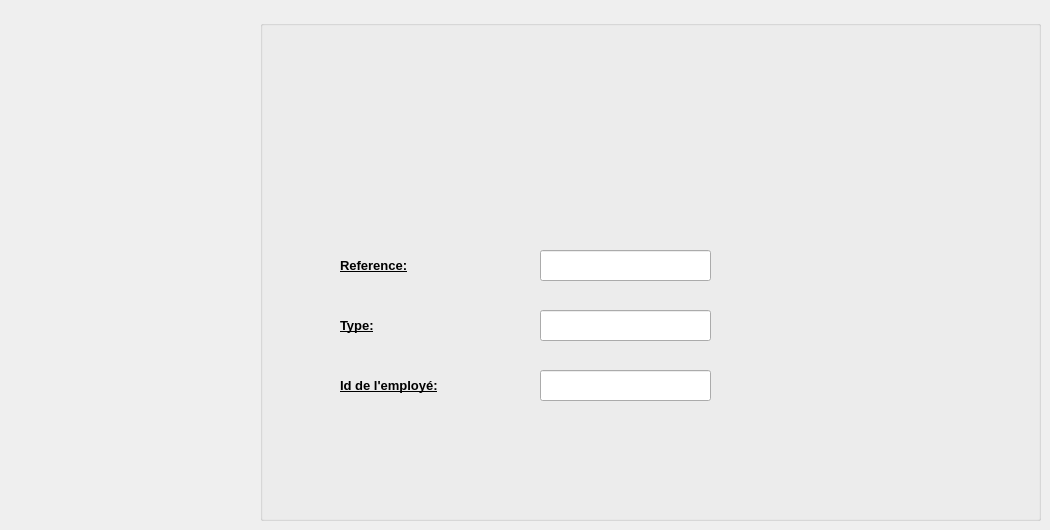
      <widget class="QWidget" name="tab_5">
       <attribute name="title">
        <string>ajouter rayon</string>
       </attribute>
       <widget class="QGroupBox" name="groupBox">
        <property name="geometry">
         <rect>
          <x>260</x>
          <y>20</y>
          <width>781</width>
          <height>501</height>
         </rect>
        </property>
        <property name="font">
         <font>
          <pointsize>16</pointsize>
          <weight>75</weight>
          <bold>true</bold>
          <underline>true</underline>
         </font>
        </property>
        <property name="title">
         <string/>
        </property>
        <widget class="QLabel" name="ref">
         <property name="geometry">
          <rect>
           <x>80</x>
           <y>230</y>
           <width>131</width>
           <height>31</height>
          </rect>
         </property>
         <property name="font">
          <font>
           <pointsize>10</pointsize>
           <weight>75</weight>
           <bold>true</bold>
          </font>
         </property>
         <property name="text">
          <string>Reference:</string>
         </property>
        </widget>
        <widget class="QLineEdit" name="refedit">
         <property name="geometry">
          <rect>
           <x>280</x>
           <y>230</y>
           <width>171</width>
           <height>31</height>
          </rect>
         </property>
         <property name="text">
          <string/>
         </property>
        </widget>
        <widget class="QLabel" name="type">
         <property name="geometry">
          <rect>
           <x>80</x>
           <y>290</y>
           <width>131</width>
           <height>31</height>
          </rect>
         </property>
         <property name="font">
          <font>
           <pointsize>10</pointsize>
           <weight>75</weight>
           <bold>true</bold>
          </font>
         </property>
         <property name="text">
          <string>Type:</string>
         </property>
        </widget>
        <widget class="QLineEdit" name="typeedit">
         <property name="geometry">
          <rect>
           <x>280</x>
           <y>290</y>
           <width>171</width>
           <height>31</height>
          </rect>
         </property>
         <property name="text">
          <string/>
         </property>
        </widget>
        <widget class="QLabel" name="id_emp">
         <property name="geometry">
          <rect>
           <x>80</x>
           <y>350</y>
           <width>151</width>
           <height>31</height>
          </rect>
         </property>
         <property name="font">
          <font>
           <pointsize>10</pointsize>
           <weight>75</weight>
           <bold>true</bold>
          </font>
         </property>
         <property name="text">
          <string>Id de l'employé:</string>
         </property>
        </widget>
        <widget class="QLineEdit" name="lineEdit_8">
         <property name="geometry">
          <rect>
           <x>280</x>
           <y>350</y>
           <width>171</width>
           <height>31</height>
          </rect>
         </property>
         <property name="text">
          <string/>
         </property>
        </widget>
        <widget class="QPushButton" name="ok">
         <property name="geometry">
          <rect>
           <x>630</x>
           <y>380</y>
           <width>71</width>
           <height>71</height>
          </rect>
         </property>
         <property name="styleSheet">
          <string notr="true">#ok{
background-color: transparent;
border-image:url(:/img/53317.png);
background: none;
border: none;
background-repeat: none;
}

#ok:pressed{
background-color: transparent;
border-image:url(:/img/53317.png);
background: none;
border: none;
background-repeat: none;
}</string>
         </property>
         <property name="text">
          <string/>
         </property>
        </widget>
        <widget class="QPushButton" name="pushButton">
         <property name="geometry">
          <rect>
           <x>10</x>
           <y>-20</y>
           <width>771</width>
           <height>201</height>
          </rect>
         </property>
         <property name="styleSheet">
          <string notr="true">#pushButton{
background-color: transparent;
border-image: url(:/boutonok/Sans titre-1.png);
background: none;
border: none;
background-repeat: none;
}

#ok:pressed{
background-color: transparent;
background: none;
border: none;
background-repeat: none;
}</string>
         </property>
         <property name="text">
          <string/>
         </property>
        </widget>
       </widget>
      </widget>
